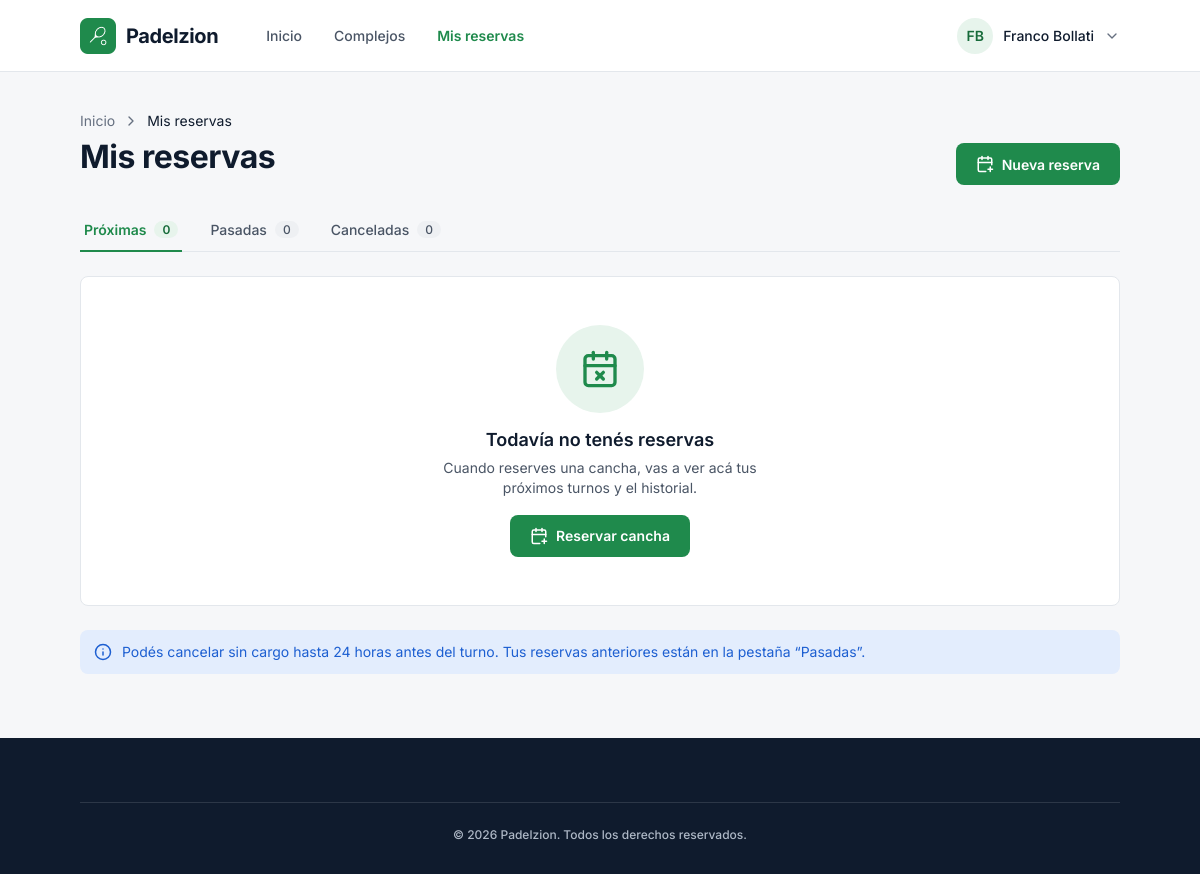
/mis-reservas.php (signed in), run on an earlier commit of the app's database.
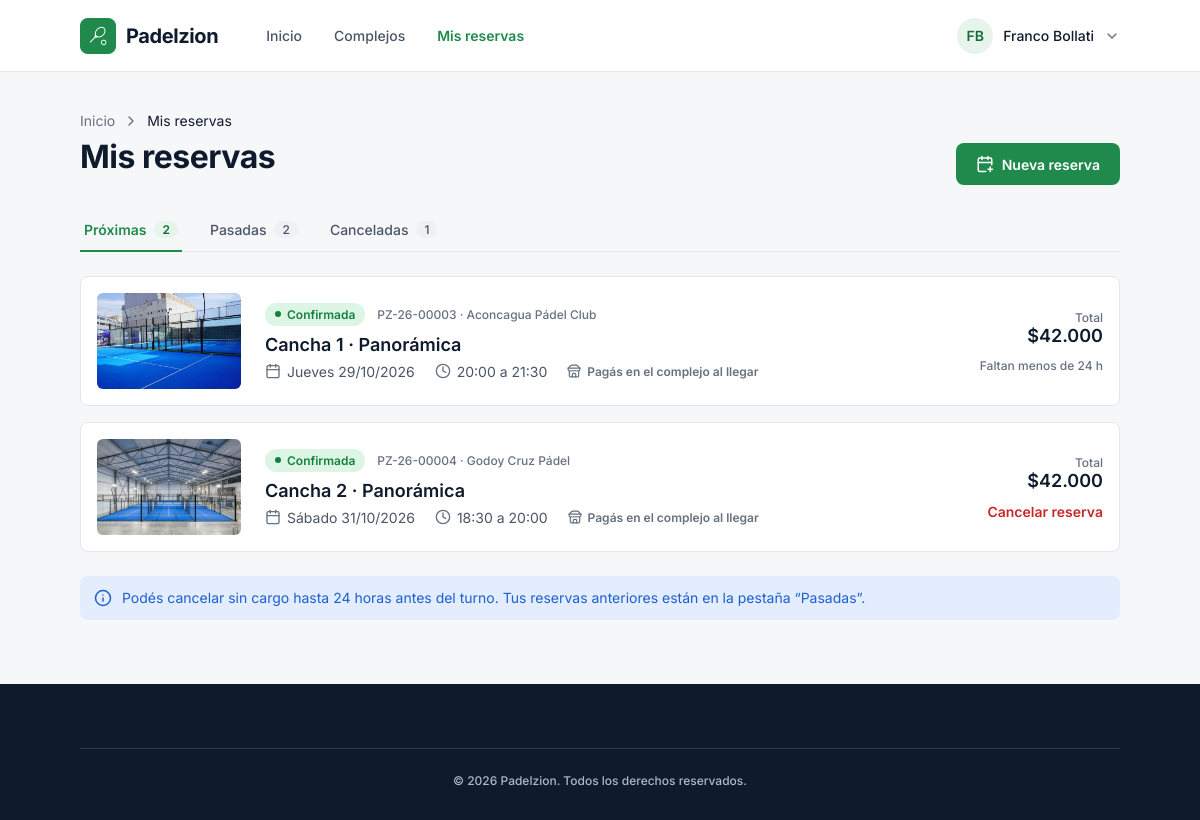
And on a later commit of the database.
### tables this page shows
CREATE TABLE IF NOT EXISTS reservas (
  id INT AUTO_INCREMENT PRIMARY KEY,
  usuario_id INT NOT NULL,
  cancha_id INT NOT NULL,
  fecha DATE NOT NULL,
  hora VARCHAR(5) NOT NULL,
  total INT NOT NULL,
  estado VARCHAR(20) NOT NULL DEFAULT 'confirmada',
  creada DATETIME NOT NULL DEFAULT CURRENT_TIMESTAMP,
  FOREIGN KEY (usuario_id) REFERENCES usuarios(id),
  FOREIGN KEY (cancha_id) REFERENCES canchas(id)
);

CREATE TABLE IF NOT EXISTS imagenes (
  id INT AUTO_INCREMENT PRIMARY KEY,
  complejo_id INT NOT NULL,
  archivo VARCHAR(100) NOT NULL,
  portada TINYINT(1) NOT NULL DEFAULT 0,
  FOREIGN KEY (complejo_id) REFERENCES complejos(id)
);

CREATE TABLE IF NOT EXISTS complejos (
  id INT AUTO_INCREMENT PRIMARY KEY,
  nombre VARCHAR(100) NOT NULL,
  zona VARCHAR(50) NOT NULL,
  direccion VARCHAR(150) NOT NULL,
  descripcion TEXT NOT NULL,
  cantidad_canchas INT NOT NULL,
  puntaje DECIMAL(2,1) NOT NULL,
  opiniones INT NOT NULL,
  precio_desde INT NOT NULL
);

CREATE TABLE IF NOT EXISTS canchas (
  id INT AUTO_INCREMENT PRIMARY KEY,
  complejo_id INT NOT NULL,
  nombre VARCHAR(50) NOT NULL,
  tipo VARCHAR(20) NOT NULL,
  cobertura VARCHAR(20) NOT NULL,
  precio_dia INT NOT NULL,
  precio_noche INT NOT NULL,
  imagen VARCHAR(100) NOT NULL,
  FOREIGN KEY (complejo_id) REFERENCES complejos(id)
);

### includes/fechas.php (called while the page is built, shortened)
<?php
$dias = ["Domingo", "Lunes", "Martes", "Miércoles", "Jueves", "Viernes", "Sábado"];
?>

### includes/card-reserva.php (the view)
<?php
$fechaReserva = strtotime($reserva["fecha"]);
$horaFin = date("H:i", strtotime($reserva["hora"]) + 90 * 60);
$codigo = "PZ-" . date("y", strtotime($reserva["creada"])) . "-" . str_pad($reserva["id"], 5, "0", STR_PAD_LEFT);
$sePuedeCancelar = $tab == "proximas" && $reserva["fecha"] . " " . $reserva["hora"] > $limite;
?>
<div class="card-reserva">
  <img class="card-reserva-foto" src="img/<?php echo $reserva["foto"]; ?>" alt="<?php echo $reserva["complejo"]; ?>">
  <div class="card-reserva-info">
    <div class="card-reserva-top">
      <?php if ($tab == "proximas") { ?>
        <span class="estado estado-confirmada"><span class="punto"></span> Confirmada</span>
      <?php } else if ($tab == "pasadas") { ?>
        <span class="estado estado-jugada"><span class="punto"></span> Jugada</span>
      <?php } else { ?>
        <span class="estado estado-cancelada"><span class="punto"></span> Cancelada</span>
      <?php } ?>
      <span><?php echo $codigo; ?> · <?php echo $reserva["complejo"]; ?></span>
    </div>
    <h3><?php echo $reserva["cancha"]; ?> · <?php echo $reserva["tipo"]; ?></h3>
    <div class="card-reserva-meta">
      <span><img src="img/iconos/calendario.svg" alt=""> <?php echo $dias[date("w", $fechaReserva)]; ?> <?php echo date("d/m/Y", $fechaReserva); ?></span>
      <span><img src="img/iconos/reloj.svg" alt=""> <?php echo $reserva["hora"]; ?> a <?php echo $horaFin; ?></span>
      <?php if ($tab == "proximas") { ?>
        <span class="card-reserva-pago"><img src="img/iconos/pago-gris.svg" alt=""> Pagás en el complejo al llegar</span>
      <?php } ?>
    </div>
  </div>
  <div class="card-reserva-derecha">
    <div>
      <p class="card-reserva-label">Total</p>
      <p class="card-reserva-total">$<?php echo number_format($reserva["total"], 0, ",", "."); ?></p>
    </div>
    <?php if ($sePuedeCancelar) { ?>
      <a class="link-cancelar" href="mis-reservas.php?cancelar=<?php echo $reserva["id"]; ?>">Cancelar reserva</a>
    <?php } else if ($tab == "proximas") { ?>
      <span class="card-reserva-label">Faltan menos de 24 h</span>
    <?php } ?>
  </div>
</div>

### mis-reservas.php (shortened to what this page needs)
<?php
include "config/conexion.php";
include "includes/fechas.php";
$pagina = "mis-reservas";
$limite = date("Y-m-d H:i", strtotime("+24 hours"));
$sql = "SELECT reservas.*, canchas.nombre AS cancha, canchas.tipo, complejos.nombre AS complejo, imagenes.archivo AS foto FROM reservas
        JOIN canchas ON canchas.id = reservas.cancha_id
        JOIN complejos ON complejos.id = canchas.complejo_id
        JOIN imagenes ON imagenes.complejo_id = complejos.id AND imagenes.portada = 1
        WHERE reservas.usuario_id = ?
        ORDER BY reservas.fecha, reservas.hora";
$stmt = $conn->prepare($sql);
$stmt->bind_param("i", $_SESSION["usuario_id"]);
$stmt->execute();
$resultado = $stmt->get_result();
$proximas = [];
$pasadas = [];
$canceladas = [];
while ($reserva = $resultado->fetch_assoc()) {
  if ($reserva["estado"] == "cancelada") {
    $canceladas[] = $reserva;
  } else if ($reserva["fecha"] . " " . $reserva["hora"] < date("Y-m-d H:i")) {
    $pasadas[] = $reserva;
  } else {
    $proximas[] = $reserva;
  }
}
$tab = "proximas";
if ($tab == "pasadas") {
  $lista = $pasadas;
  $vacio = "No tenés reservas pasadas";
} else if ($tab == "canceladas") {
  $lista = $canceladas;
  $vacio = "No tenés reservas canceladas";
} else {
  $tab = "proximas";
  $lista = $proximas;
  $vacio = "Todavía no tenés reservas";
}
?>
<!DOCTYPE html>
<html lang="es">
<head>
  <link rel="stylesheet" href="css/estilos.css">
</head>
<body class="fondo-gris">
  <?php include "includes/navbar.php"; ?>
  <main class="contenido mis-reservas">
    <div class="mis-reservas-encabezado">
      <div class="encabezado-pagina">
        <div class="breadcrumb">
          <a href="index.php">Inicio</a>
          <img src="img/iconos/flecha-derecha.svg" alt="">
          <span>Mis reservas</span>
        </div>
        <h1>Mis reservas</h1>
      </div>
      <a class="boton boton-nueva" href="complejos.php"><img src="img/iconos/reservar.svg" alt=""> Nueva reserva</a>
    </div>
    <div class="tabs">
      <a href="mis-reservas.php?tab=proximas" class="<?php if ($tab == "proximas") echo "activo"; ?>">Próximas <span><?php echo count($proximas); ?></span></a>
      <a href="mis-reservas.php?tab=pasadas" class="<?php if ($tab == "pasadas") echo "activo"; ?>">Pasadas <span><?php echo count($pasadas); ?></span></a>
      <a href="mis-reservas.php?tab=canceladas" class="<?php if ($tab == "canceladas") echo "activo"; ?>">Canceladas <span><?php echo count($canceladas); ?></span></a>
    </div>
    <?php if (count($lista) == 0) { ?>
      <div class="sin-reservas">
        <span class="sin-reservas-icono"><img src="img/iconos/sin-reservas.svg" alt=""></span>
        <div>
          <h2><?php echo $vacio; ?></h2>
          <p>Cuando reserves una cancha, vas a ver acá tus próximos turnos y el historial.</p>
        </div>
        <a class="boton boton-nueva" href="complejos.php"><img src="img/iconos/reservar.svg" alt=""> Reservar cancha</a>
      </div>
    <?php } else { ?>
      <div class="lista-reservas">
        <?php foreach ($lista as $reserva) { ?>
          <?php include "includes/card-reserva.php"; ?>
        <?php } ?>
      </div>
    <?php } ?>
    <div class="aviso aviso-info">
      <img src="img/iconos/info-azul.svg" alt="">
      <p>Podés cancelar sin cargo hasta 24 horas antes del turno. Tus reservas anteriores están en la pestaña “Pasadas”.</p>
    </div>
  </main>
  <?php include "includes/footer.php"; ?>
</body>
</html>

### includes/navbar.php (shortened to what this page needs)
<nav class="navbar">
  <div class="navbar-izquierda">
    <a href="index.php" class="logo">
      <img src="img/iconos/logo.png" alt="Padelzion">
      <span>Padelzion</span>
    </a>
    <div class="navbar-links">
      <a href="index.php" class="<?php if ($pagina == "inicio") echo "activo"; ?>">Inicio</a>
      <a href="complejos.php" class="<?php if ($pagina == "complejos") echo "activo"; ?>">Complejos</a>
      <a href="mis-reservas.php" class="<?php if ($pagina == "mis-reservas") echo "activo"; ?>">Mis reservas</a>
    </div>
  </div>
  <div class="usuario">
    <div class="usuario-boton">
      <span class="avatar"><?php echo $_SESSION["usuario_iniciales"]; ?></span>
      <span><?php echo $_SESSION["usuario_nombre"]; ?></span>
      <img src="img/iconos/flecha-abajo.svg" alt="">
    </div>
  </div>
</nav>

### includes/footer.php
<footer class="footer">
  <p>© 2026 Padelzion. Todos los derechos reservados.</p>
</footer>

What changed in the data, as far as the page shows it:
added reservas: imagenes.archivo (picture), codigo "PZ-26-00003", complejos.nombre "Aconcagua Pádel Club", cancha.nombre "Cancha 1", cancha.tipo "Panorámica", fecha "Jueves", fecha "29/10/2026", hora "20:00", hora "21:30", total "42.000", shows "Faltan menos de 24 h"
added reservas: imagenes.archivo (picture), codigo "PZ-26-00004", complejos.nombre "Godoy Cruz Pádel", cancha.nombre "Cancha 2", cancha.tipo "Panorámica", fecha "Sábado", fecha "31/10/2026", hora "18:30", hora "20:00", total "42.000"
Also different on the page:
count($proximas): "0" → "2"
count($pasadas): "0" → "2"
count($canceladas): "0" → "1"
$vacio: "Todavía no tenés reservas" → (not shown)
text no longer shown: "Cuando reserves una cancha, vas a ver acá tus próximos turnos y el historial. Reservar cancha"
